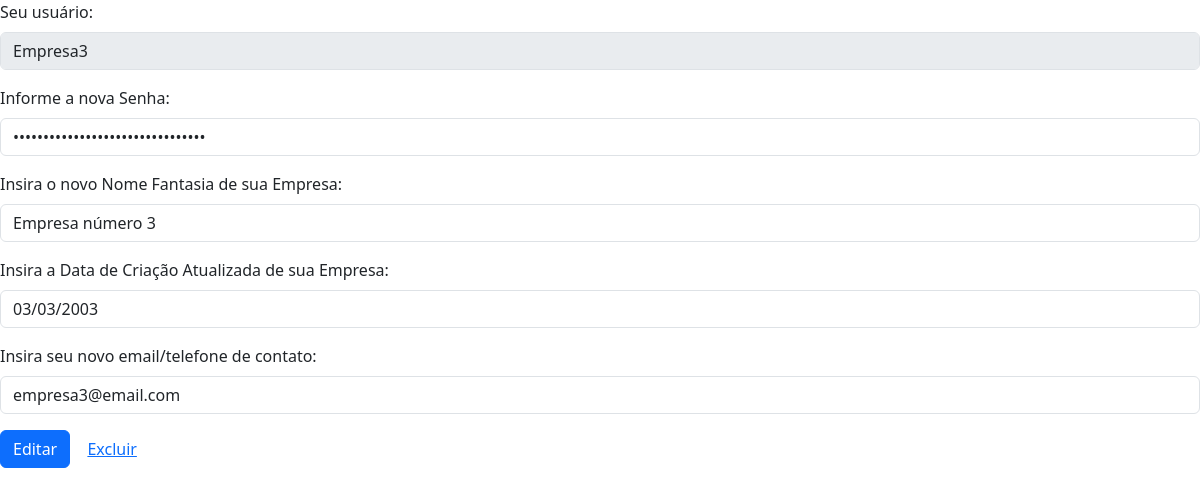
The app's page /actionsUsuario/editPerfil/editPerfil.php (signed in) with its own data.
### tables this page shows
CREATE TABLE `perfil` (
  `idPerf` int(11) NOT NULL,
  `userName` varchar(255) NOT NULL,
  `senha` varchar(255) NOT NULL
);

CREATE TABLE `profissional` (
  `idPerfPfk` int(11) NOT NULL,
  `nomeFantasia` varchar(255) NOT NULL,
  `dataCriacao` varchar(12) NOT NULL,
  `contato` varchar(255) NOT NULL
);

### classes/Database.class.php (called while the page is built, shortened)
<?php
class Database
{
    private $host;
    private $username;
    private $password;
    private $database;
    private $connection;
    public function __construct($host, $username, $password, $database)
    {
        $this->host = $host;
        $this->username = $username;
        $this->password = $password;
        $this->database = $database;
    }
    private function connect()
    {
        $this->connection = new mysqli($this->host, $this->username, $this->password, $this->database);
    }
    public function query($sql)
    {
        return $this->connection->query($sql);
    }
}
?>

### funcoes/site.config.php (called while the page is built, shortened)
<?php
include __DIR__ . '../../classes/Database.class.php';
include __DIR__ . '../../controlClasses/PerfilProfissionalControl.class.php';
include __DIR__ . '../../controlClasses/PerfilApoio.class.php';
$db = new Database("localhost", "root", "", "trab_inter");
$perfProfControl = new perfProfControl($db);
$perfApoio = new PerfApoio($db);
function checaPerfil($id){
    global $perfApoio;
    $tipo = $perfApoio->checarPerfil($id);
    return $tipo;
}
function retornaObjPerfil($id){
    global $perfProfControl;
    $tipo = checaPerfil($id);
    if($tipo == "prof"){
        $perfil = $perfProfControl->buscarPorId($id);
        return $perfil;
    }
    return null;
}
?>

### controlClasses/PerfilApoio.class.php (called while the page is built, shortened)
<?php
require_once __DIR__ . '../../classes/Perfil.class.php';
class PerfApoio{
    private $conexao;
    public function __construct($baseDados) {
        $this->conexao = $baseDados;
    }
    public function checarPerfil($Id) {
        $sqlPro = "SELECT * FROM profissional WHERE idPerfPfk ='".$Id."'";
        $resultPro = $this->conexao->query($sqlPro);
        $sqlPes = "SELECT * FROM pessoal WHERE idPerfPfk ='".$Id."'";
        $resultPes = $this->conexao->query($sqlPes);
        if($resultPro->num_rows >0){
            return "prof";
        }
    }
}
?>

### controlClasses/PerfilProfissionalControl.class.php (called while the page is built, shortened)
<?php
include __DIR__ . '../../classes/Profissonal.class.php';
class PerfProfControl{
    private $conexao;
    public function __construct($baseDados) {
        $this->conexao = $baseDados;
    }
    public function buscarPorId($id)
    {
        $sql = "SELECT * FROM perfil WHERE idPerf = $id";
        $result = $this->conexao->query($sql);
        $sql2 = "SELECT * FROM profissional WHERE idPerfPfk = $id";
        $result2 = $this->conexao->query($sql2);
        if ($result2->num_rows > 0) {
            $row = $result->fetch_assoc();
            $row2 = $result2->fetch_assoc();
            $perfil = new Profissional($row["userName"], $row["senha"], $row2["nomeFantasia"], $row2["dataCriacao"], $row2["contato"]);
            $perfil->setId($row["idPerf"]);
            return $perfil;
        } else {
            return null;
        }
    }
}
?>

### classes/Perfil.class.php (called while the page is built, shortened)
<?php
class Perfil {
    private $senha;
    public function __construct($userName = "", $senha = "") {
        $this->senha = md5($senha);
    }
    public function getSenha() {
        return $this->senha;
    }
}
?>

### classes/Profissonal.class.php (called while the page is built, shortened)
<?php
require_once 'Perfil.class.php';
class Profissional extends Perfil {
    private $nomeFantasia;
    private $dataCriacao;
    private $contato;
    public function __construct($userName = "", $senha = "", $nomeFantasia = "", $dataCriacao = "", $contato = "") {
        $this->nomeFantasia = $nomeFantasia;
        $this->dataCriacao = $dataCriacao;
        $this->contato = $contato;
    }
    public function getNomeFantasia() {
        return $this->nomeFantasia;
    }
    public function getDataCriacao() {
        return $this->dataCriacao;
    }
    public function getContato() {
        return $this->contato;
    }
}

### actionsUsuario/editPerfil/editPerfil.php (the view, shortened to what this page needs)
<?php
include '../../funcoes/site.funcoes.php';
$id = checaLogin();
echo criaHead('Editar','<link href="https://cdn.jsdelivr.net/npm/bootstrap@5.3.2/dist/css/bootstrap.min.css" rel="stylesheet">');
$tipo = checaPerfil($id);
$userName = $_SESSION["username"];
$perfil = retornaObjPerfil($id);
if($tipo == "prof"){
    echo '<form action="editPerf.acao.php"method="post">
    <input type="text" hidden name="tipo" value="profissional">
    <div class="mb-3">
      <label for="username" class="form-label">Seu usuário:</label>
      <input type="text" class="form-control" required id="username" name="username" value="'.$userName.'" disabled>
    </div>
    <div class="mb-3">
      <label for="senha" class="form-label">Informe a nova Senha:</label>
      <input type="password" class="form-control" required id="senha" name="senha" value = "'.$perfil->getSenha().'" placeholder="Insira a sua senha">
    </div>
    <div class="mb-3">
      <label for="nome" class="form-label">Insira o novo Nome Fantasia de sua Empresa:</label>
      <input type="text" class="form-control" required id="nome" name="nome" value="'.$perfil->getNomeFantasia().'"placeholder="Insira o nome fantasia">
    </div>
    <div class="mb-3">
      <label for="data" class="form-label">Insira a Data de Criação Atualizada de sua Empresa:</label>
      <input type="text" class="form-control" required id="data" name="data" value="'.$perfil->getDataCriacao().'" placeholder="Insira a data de criação">
    </div>
    <div class="mb-3">
      <label for="desc" class="form-label">Insira seu novo email/telefone de contato:</label>
      <input type="text" class="form-control" required id="desc" name="desc" value="'.$perfil->getContato().'" placeholder="Insira o seu e-mail ou telefone">
    </div>
    <button type="submit" class="btn btn-primary">Editar</button>
    <a href="../excConta/excluir.php" class="btn btn-link">Excluir</a>
  </form>
  ';
}else if($tipo == "pess"){
    echo '<form action="editPerf.acao.php"method="post">
    <input type="text" hidden name="tipo" value="pessoal">
    <div class="mb-3">
      <label for="username" class="form-label">Seu usuário:</label>
      <input type="text" class="form-control" required id="username" name="username" value="'.$userName.'" disabled>
    </div>
    <div class="mb-3">
      <label for="senha" class="form-label">Informe a nova Senha:</label>
      <input type="password" class="form-control" required id="senha" name="senha" value="'.$perfil->getSenha().'" placeholder="Insira a sua senha">
    </div>
    <div class="mb-3">
      <label for="nome" class="form-label">Insira o seu novo Nome:</label>
      <input type="text" class="form-control" required id="nome" name="nome" value="'.$perfil->getNome().'" placeholder="Insira o nome">
    </div>
    <div class="mb-3">
      <label for="data" class="form-label">Insira o seu Aniversário Atualizado:</label>
      <input type="text" class="form-control" required id="data" name="data" value="'.$perfil->getAniversario().'" placeholder="Insira a data">
    </div>
    <div class="mb-3">
      <label for="desc" class="form-label">Insira sua nova descrição:</label>
      <input type="text" class="form-control" required id="desc" name="desc" value="'.$perfil->getDescricao().'" placeholder="Insira a sua descrição">
    </div>
    <button type="submit" class="btn btn-primary">Editar</button>
    <a href="../excConta/excluir.php" class="btn btn-link">Excluir</a>
  </form>
  ';
}
?>

### records on screen
perfil: username "Empresa3"
profissional: nome "Empresa número 3", data "03/03/2003", desc "empresa3@email.com"
